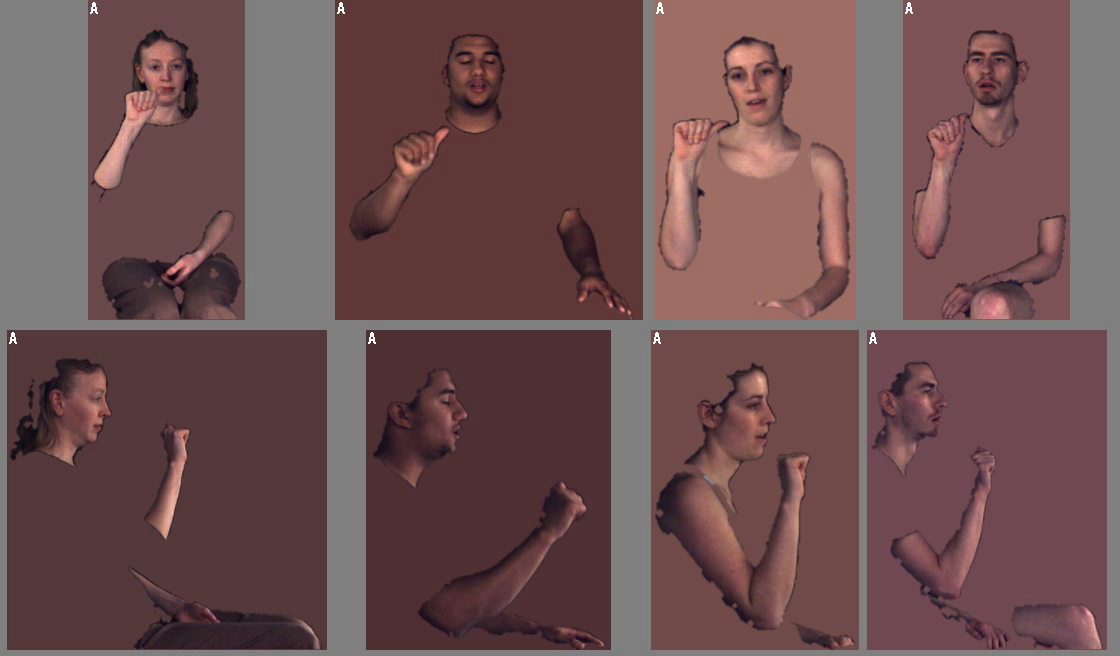
#> input picture frame 0 of sample_data/27.mov, 1120 x 656 px, given in place of the camera
$ python skin_test_webcam.py   (older library calls are emulated)
#> lines starting #> are read from the running program, lines starting #| are printed output that depends on the picture; after the words box and inside, x2 and y2 are one past the last pixel; in counts of white or black regions, pixels touching at a corner belong together
import numpy as np
import cv2

infile = "/Users/Belal/PycharmProjects/sign2text/train_data/a_pouliot/Alphabet_front.mov"

# define the upper and lower boundaries of the HSV pixel
# intensities to be considered 'skin'
lower = np.array([0, 48, 80], dtype = "uint8")
upper = np.array([20, 255, 255], dtype = "uint8")

""""
    # take first frame of the video
    ret,frame = cap.read()
    # setup initial location of window
    r,h,c,w = 250,90,400,125  # simply hardcoded the values
    track_window = (c,r,w,h)

    # [5 lines of commented-out code are left out]


    width = int(cap.get(3) + 0.5)
    height = int(cap.get(4) + 0.5)
    frame = cv2.resize(frame, (width//2, height//2))
    converted = cv2.cvtColor(frame, cv2.COLOR_BGR2HSV)
    skinMask = cv2.inRange(converted, lower, upper)

    # apply a series of erosions and dilations to the mask
    # using an elliptical kernel
    kernel = cv2.getStructuringElement(cv2.MORPH_ELLIPSE, (11, 11))
    #skinMask = cv2.erode(skinMask, kernel, iterations=2)
    #skinMask = cv2.dilate(skinMask, kernel, iterations=2)
    skinMask = cv2.morphologyEx(skinMask, cv2.MORPH_OPEN, kernel)

    # blur the mask to help remove noise, then apply the
    # mask to the frame
    #skinMask = cv2.GaussianBlur(skinMask, (3, 3), 0)
    skin = cv2.bitwise_and(frame, frame, mask=skinMask)

    # Setup the termination criteria, either 10 iteration or move by atleast 1 pt
    term_crit = ( cv2.TERM_CRITERIA_EPS | cv2.TERM_CRITERIA_COUNT, 10, 1 )
    hsv = cv2.cvtColor(frame, cv2.COLOR_BGR2HSV)
    dst = cv2.calcBackProject([hsv],[0],roi_hist,[0,180],1)

    # apply meanshift to get the new location
    ret, track_window = cv2.meanShift(dst, track_window, term_crit)

    # Draw it on image
    x,y,w,h = track_window
    img2 = cv2.rectangle(frame, (x,y), (x+w,y+h), 255,2)

    # Display the resulting frame
    cv2.imshow('img2', img2)

    if cv2.waitKey(1) & 0xFF == ord('q'):
        break
    """""

cap = cv2.VideoCapture(0)
while True:

    ret, frame = cap.read()
#> frame is the input picture: shape (656, 1120, 3); mean B, G, R 81.1, 80.1, 109.4
    # grab the current frame
    (grabbed, frame) = cap.read()
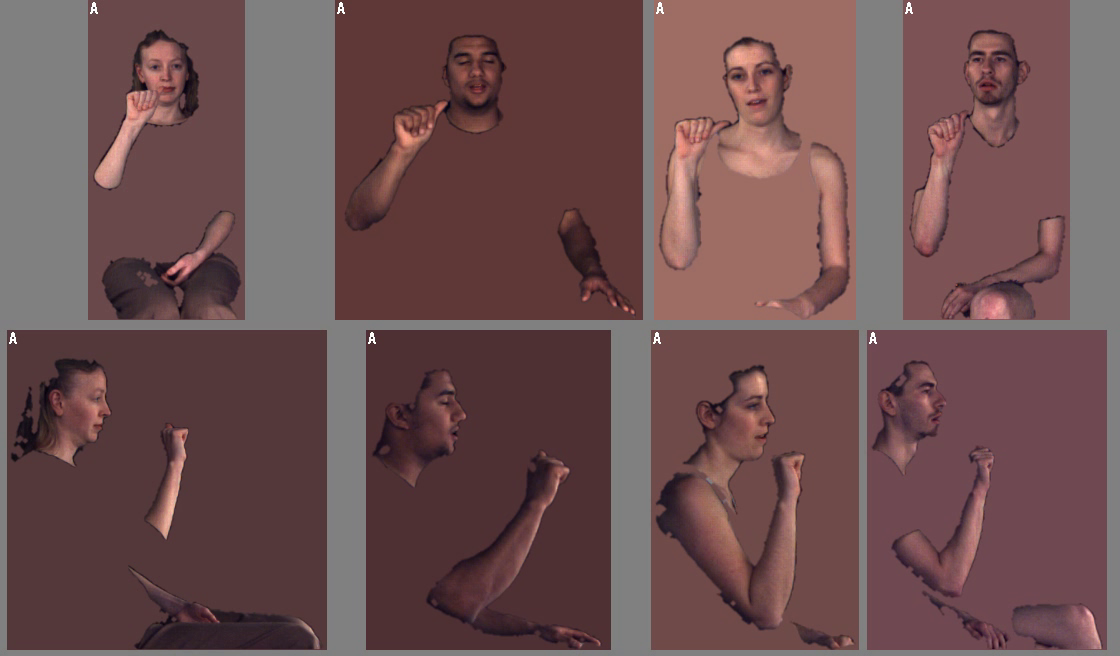
#> input picture frame 1 of sample_data/27.mov, 1120 x 656 px, given in place of the camera
#> frame is the input picture: shape (656, 1120, 3); mean B, G, R 81.1, 80.1, 109.4

    # resize the frame, convert it to the HSV color space,
    # and determine the HSV pixel intensities that fall into
    # the specified upper and lower boundaries
    # Get the width and height of frame
    width = int(cap.get(3) + 0.5)
    height = int(cap.get(4) + 0.5)
    frame = cv2.resize(frame, (width//2, height//2))
#> frame: shape (328, 560, 3)
    converted = cv2.cvtColor(frame, cv2.COLOR_BGR2HSV)
#> converted: shape (328, 560, 3); mean H, S, V 89.7, 74.6, 109.5
    skinMask = cv2.inRange(converted, lower, upper)
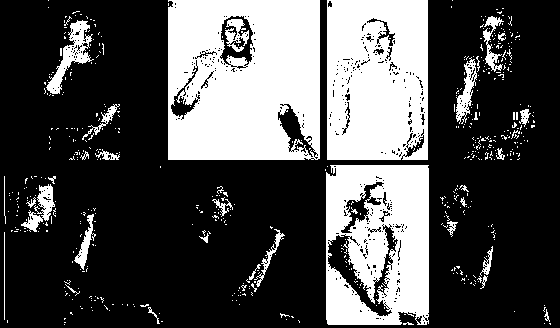
#> skinMask: shape (328, 560); 31% white; 542 white regions (506 under 20 px), largest, box (x1, y1, x2, y2) and area: (168, 0, 320, 160) 21750, (327, 0, 428, 160) 15235, (326, 165, 429, 325) 13362

    # apply a series of erosions and dilations to the mask
    # using an elliptical kernel
    kernel = cv2.getStructuringElement(cv2.MORPH_ELLIPSE, (11, 11))
    skinMask = cv2.erode(skinMask, kernel, iterations=2)
#> skinMask: shape (328, 560); 9.9% white; 6 white regions, box (x1, y1, x2, y2) and area: (178, 0, 310, 150) 11412, (337, 71, 400, 150) 2598, (337, 0, 418, 65) 2311, (393, 175, 419, 303) 1500, (336, 292, 351, 315) 233, (336, 175, 357, 194) 164
    skinMask = cv2.dilate(skinMask, kernel, iterations=2)
#> skinMask: shape (328, 560); 19.8% white; 6 white regions, box (x1, y1, x2, y2) and area: (168, 0, 320, 160) 18450, (327, 61, 410, 160) 5416, (327, 0, 428, 75) 5219, (383, 165, 429, 313) 4908, (326, 282, 361, 325) 1211, (326, 165, 367, 204) 1158
    #skinMask = cv2.morphologyEx(skinMask, cv2.MORPH_OPEN, kernel)

    # blur the mask to help remove noise, then apply the
    # mask to the frame
    skinMask = cv2.GaussianBlur(skinMask, (3, 3), 0)
    skin = cv2.bitwise_and(frame, frame, mask=skinMask)
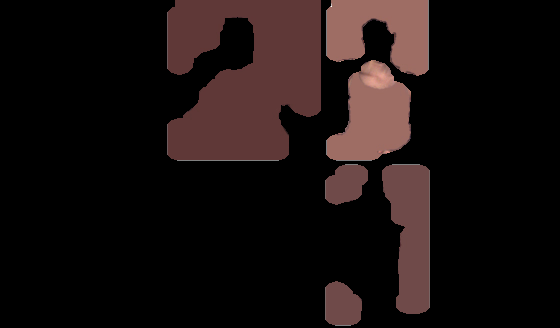
#> skin: shape (328, 560, 3); mean B, G, R 15.3, 16, 24.6

    imgray = cv2.cvtColor(skin, cv2.COLOR_BGR2GRAY)
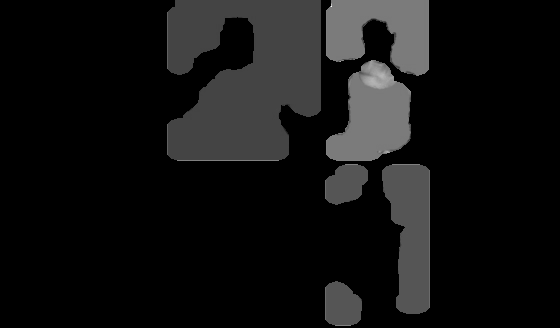
#> imgray: shape (328, 560); min 0, max 254, mean 18.5
    ret, thresh = cv2.threshold(imgray, 127, 255, 0)
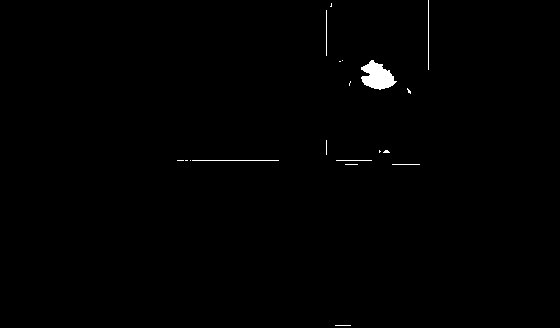
#> thresh: shape (328, 560); 0.56% white; 19 white regions (13 under 20 px)
    im2, contours, hierarchy = cv2.findContours(thresh, cv2.RETR_TREE, cv2.CHAIN_APPROX_SIMPLE)
#> contours = 19 contours, 18 with area under 20; largest, box (x1, y1, x2, y2) and area: (361, 60, 397, 90) 604
    #cnt = contours[0]
    #cv2.drawContours(frame, contours, -1, (0, 255, 0), 3)
    # show the skin in the image along with the mask
    if len(contours) > 0:
        # find largest contour in mask, use to compute minEnCircle
        c = max(contours, key=cv2.contourArea)
#> c = contour of 68 points, box (x1, y1, x2, y2) (361, 60, 397, 90), area 604
        (x, y), radius = cv2.minEnclosingCircle(c)
#> x = 378.5; y = 74; radius = 18.85
        M = cv2.moments(c)
#> M = moments, m00 603.5, centre m10/m00, m01/m00 = (377.1, 76.09)
        x_ = int(x-radius)
#> x_ = 359
        y_ = int(y-radius)
#> y_ = 55
        h_ = int(radius*2)
#> h_ = 37
        w_ = int(radius*2)
#> w_ = 37
        cv2.rectangle(frame, (x_, y_), (x_ + w_, y_ + h_), (0, 255, 0), 2)
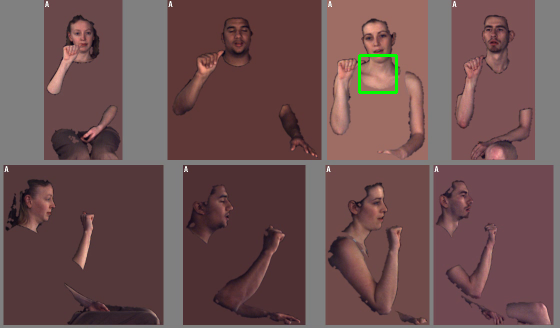
#> frame: shape (328, 560, 3); mean B, G, R 80.9, 80.5, 109.1

    cv2.imshow("images", np.hstack([frame, skin]))
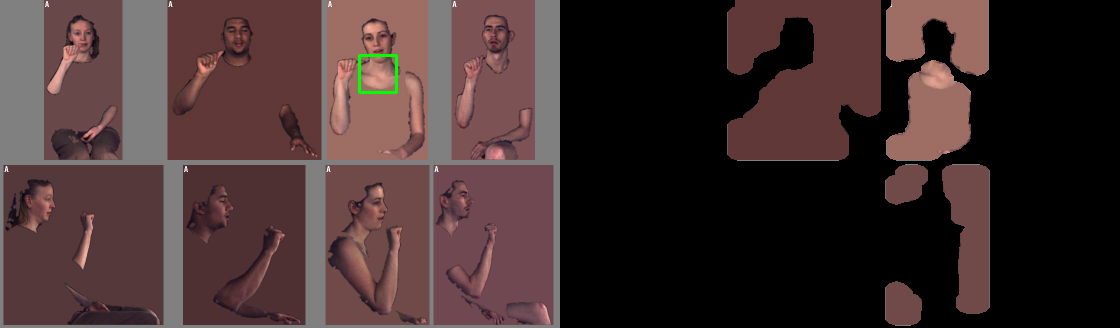
#> window 'images': shape (328, 1120, 3); mean B, G, R 48.1, 48.2, 66.9

    if cv2.waitKey(1) & 0xFF == ord('q'):
#> (key q is pressed here)
        break


# When everything is done, release the capture
cap.release()
cv2.destroyAllWindows()

$ run again, starting later in the video
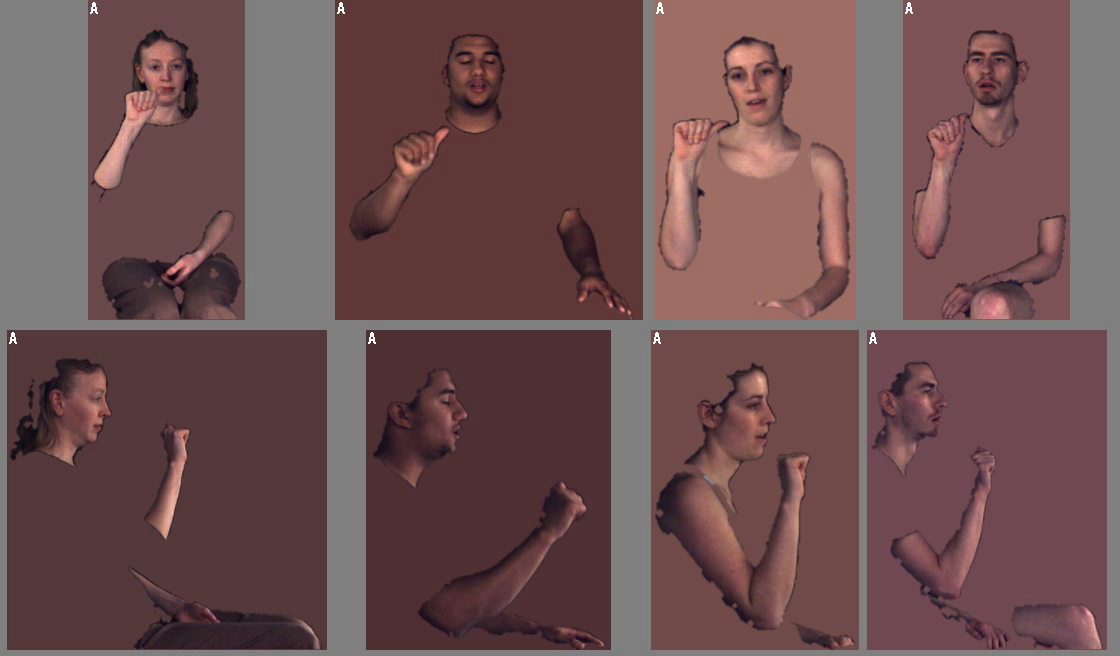
#> input picture frame 0 of sample_data/27.mov, 1120 x 656 px, given in place of the camera
#> frame is the input picture: shape (656, 1120, 3); mean B, G, R 81.1, 80.1, 109.4
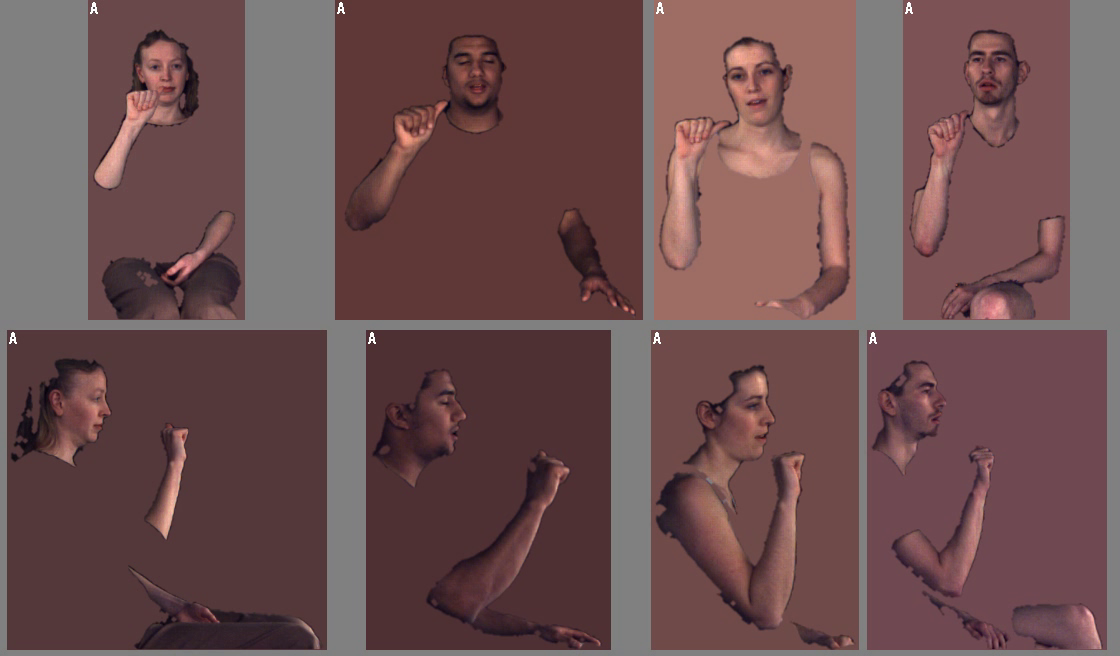
#> input picture frame 1 of sample_data/27.mov, 1120 x 656 px, given in place of the camera
#> frame is the input picture: shape (656, 1120, 3); mean B, G, R 81.1, 80.1, 109.4
#> converted: shape (328, 560, 3); mean H, S, V 89.7, 74.6, 109.5
#> thresh: shape (328, 560); 0.56% white; 19 white regions (13 under 20 px)
#> contours = 19 contours, 18 with area under 20; largest, box (x1, y1, x2, y2) and area: (361, 60, 397, 90) 604
#> c = contour of 68 points, box (x1, y1, x2, y2) (361, 60, 397, 90), area 604
#> x = 378.5; y = 74; radius = 18.85
#> M = moments, m00 603.5, centre m10/m00, m01/m00 = (377.1, 76.09)
#> x_ = 359
#> y_ = 55
#> h_ = 37

$ run again, starting later in the video
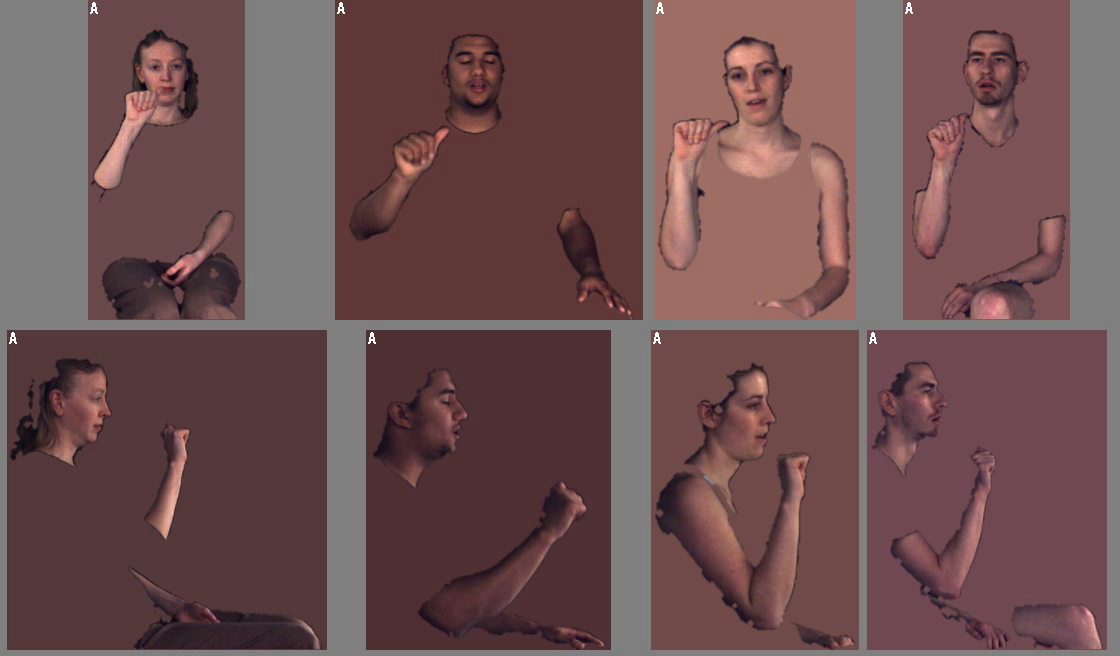
#> input picture frame 0 of sample_data/27.mov, 1120 x 656 px, given in place of the camera
#> frame is the input picture: shape (656, 1120, 3); mean B, G, R 81.1, 80.1, 109.4
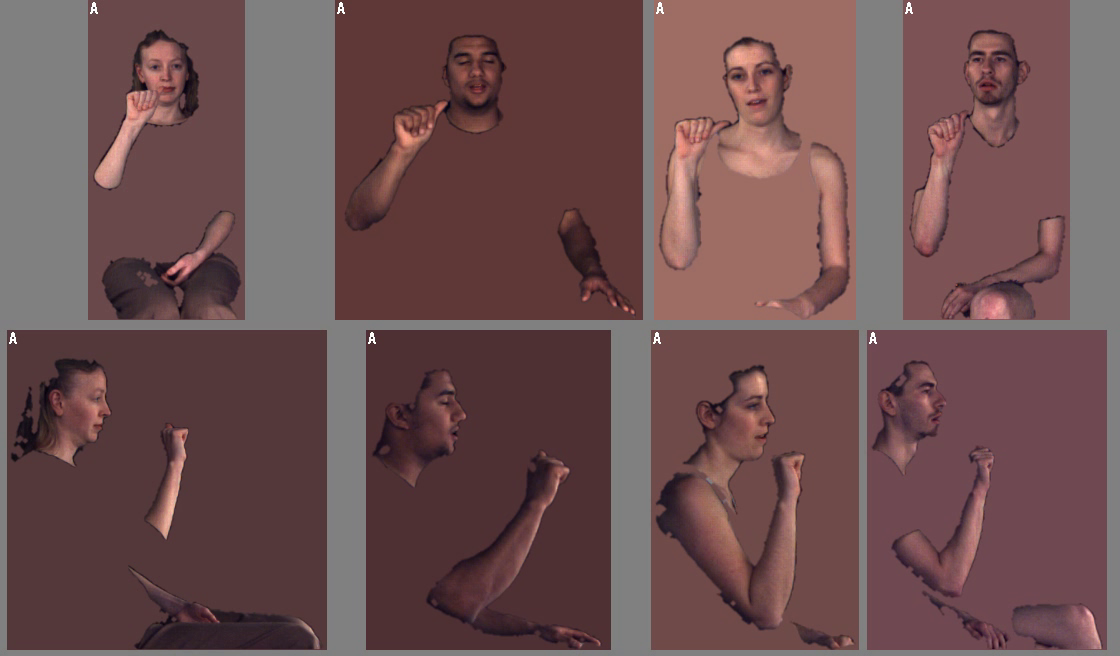
#> input picture frame 1 of sample_data/27.mov, 1120 x 656 px, given in place of the camera
#> frame is the input picture: shape (656, 1120, 3); mean B, G, R 81.1, 80.1, 109.4
#> converted: shape (328, 560, 3); mean H, S, V 89.7, 74.6, 109.5
#> thresh: shape (328, 560); 0.56% white; 19 white regions (13 under 20 px)
#> contours = 19 contours, 18 with area under 20; largest, box (x1, y1, x2, y2) and area: (361, 60, 397, 90) 604
#> c = contour of 68 points, box (x1, y1, x2, y2) (361, 60, 397, 90), area 604
#> x = 378.5; y = 74; radius = 18.85
#> M = moments, m00 603.5, centre m10/m00, m01/m00 = (377.1, 76.09)
#> x_ = 359
#> y_ = 55
#> h_ = 37
